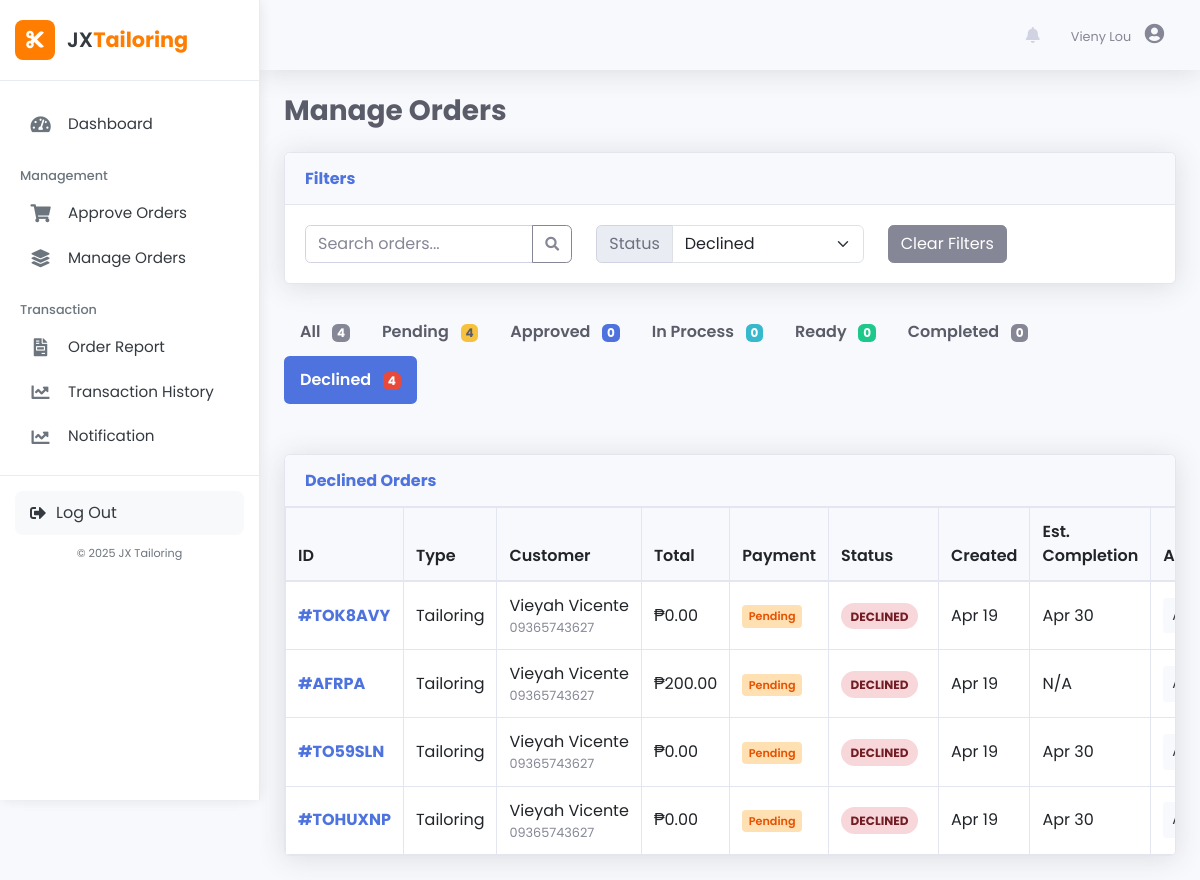
Screenshot of /staff/manage_orders.php?status=declined (signed in) with the database file from the repository.
### tables this page shows
CREATE TABLE `orders` (
  `order_id` varchar(10) NOT NULL,
  `customer_id` int(11) NOT NULL,
  `order_type` enum('tailoring','sublimation') NOT NULL,
  `total_amount` decimal(10,2) NOT NULL,
  `downpayment_amount` decimal(10,2) NOT NULL,
  `payment_method` enum('cash','gcash') NOT NULL,
  `payment_status` enum('pending','downpayment_paid','fully_paid') DEFAULT 'pending',
  `order_status` enum('pending_approval','declined','approved','in_process','ready_for_pickup','completed') DEFAULT 'pending_approval',
  `staff_id` int(11) DEFAULT NULL,
  `manager_id` int(11) DEFAULT NULL,
  `notes` text DEFAULT NULL,
  `created_at` timestamp NOT NULL DEFAULT current_timestamp(),
  `updated_at` timestamp NOT NULL DEFAULT current_timestamp() ON UPDATE current_timestamp()
);

CREATE TABLE `customers` (
  `customer_id` int(11) NOT NULL,
  `username` varchar(50) NOT NULL,
  `password` varchar(255) NOT NULL,
  `email` varchar(100) NOT NULL,
  `first_name` varchar(50) NOT NULL,
  `last_name` varchar(50) NOT NULL,
  `phone_number` varchar(20) DEFAULT NULL,
  `address` text DEFAULT NULL,
  `created_at` timestamp NOT NULL DEFAULT current_timestamp(),
  `updated_at` timestamp NOT NULL DEFAULT current_timestamp() ON UPDATE current_timestamp()
);

### staff/manage_orders.php (the view, shortened to what the rows shown need)
<?php
include '../db.php';
$status_filter = isset($_GET['status']) ? $_GET['status'] : 'all';
$page = isset($_GET['page']) ? (int)$_GET['page'] : 1;
$records_per_page = 10;
$offset = ($page - 1) * $records_per_page;
$where_clauses = [];
$params = [];
$types = "";
if ($status_filter != 'all') {
    $where_clauses[] = "o.order_status = ?";
    $params[] = $status_filter;
    $types .= "s";
}
$where_clause = !empty($where_clauses) ? "WHERE " . implode(" AND ", $where_clauses) : "";
$query = "SELECT o.*, c.first_name, c.last_name, c.email, c.phone_number,
         CASE
            WHEN o.order_type = 'sublimation' THEN s.completion_date
            WHEN o.order_type = 'tailoring' THEN t.completion_date
            ELSE NULL
         END AS completion_date
         FROM orders o
         LEFT JOIN customers c ON o.customer_id = c.customer_id
         LEFT JOIN sublimation_orders s ON o.order_id = s.order_id AND o.order_type = 'sublimation'
         LEFT JOIN tailoring_orders t ON o.order_id = t.order_id AND o.order_type = 'tailoring'
         $where_clause
         ORDER BY
            CASE
                WHEN o.order_status = 'pending_approval' THEN 1
                WHEN o.order_status = 'approved' THEN 2
                WHEN o.order_status = 'in_process' THEN 3
                WHEN o.order_status = 'ready_for_pickup' THEN 4
                WHEN o.order_status = 'completed' THEN 5
                ELSE 6
            END,
            o.created_at DESC
         LIMIT ?, ?";
$stmt = mysqli_prepare($conn, $query);
if (!empty($params)) {
    $types .= "ii";
    $params[] = $offset;
    $params[] = $records_per_page;
    mysqli_stmt_bind_param($stmt, $types, ...$params);
} else {
    mysqli_stmt_bind_param($stmt, "ii", $offset, $records_per_page);
}
mysqli_stmt_execute($stmt);
$result = mysqli_stmt_get_result($stmt);
?>
<!DOCTYPE html>
<html lang="en">
<head>
    <link href="https://cdn.jsdelivr.net/npm/bootstrap@5.3.0/dist/css/bootstrap.min.css" rel="stylesheet">
    <link href="vendor/fontawesome-free/css/all.min.css" rel="stylesheet">
    <link href="css/sb-admin-2.min.css" rel="stylesheet">
</head>
<body id="page-top">
    <div id="wrapper">
        <?php include 'sidebar.php'; ?>
        <div id="content-wrapper" class="d-flex flex-column">
            <div id="content">
                <nav class="navbar navbar-expand navbar-light topbar mb-4 static-top shadow">
                    <ul class="navbar-nav ml-auto">
                        <?php include 'notification.php'; ?>
                    </ul>
                </nav>
                <div class="container-fluid">
                    <div class="d-sm-flex align-items-center justify-content-between mb-4">
                        <h1 class="h3 mb-0 text-gray-800 font-weight-bold">
                            Manage Orders
                        </h1>
                    </div>
                    <div class="card shadow mb-4">
                        <div class="card-body p-0">
                            <?php if (mysqli_num_rows($result) > 0): ?>
                                <div class="table-responsive">
                                    <table class="table table-bordered table-hover mb-0">
                                        <thead>
                                            <tr>
                                                <th class="col-id">ID</th>
                                                <th class="col-type d-none d-md-table-cell">Type</th>
                                                <th class="col-customer">Customer</th>
                                                <th class="col-total d-none d-lg-table-cell">Total</th>
                                                <th class="col-payment">Payment</th>
                                                <th class="col-status">Status</th>
                                                <th class="col-created d-none d-md-table-cell">Created</th>
                                                <th class="col-completion d-none d-xl-table-cell">Est. Completion</th>
                                                <th class="col-actions">Actions</th>
                                            </tr>
                                        </thead>
                                        <tbody>
                                            <?php while ($order = mysqli_fetch_assoc($result)): ?>
                                                <tr class="order-row">
                                                    <td>
                                                        <a href="view_order.php?id=<?php echo htmlspecialchars($order['order_id']); ?>" class="font-weight-bold">
                                                            #<?php echo htmlspecialchars($order['order_id']); ?>
                                                        </a>
                                                    </td>
                                                    <td class="d-none d-md-table-cell">
                                                        <?php echo ucfirst(htmlspecialchars($order['order_type'])); ?>
                                                    </td>
                                                    <td>
                                                        <div class="text-truncate-custom"><?php echo htmlspecialchars($order['first_name'] . ' ' . $order['last_name']); ?></div>
                                                        <small class="text-muted d-block text-truncate-custom"><?php echo htmlspecialchars($order['phone_number']); ?></small>
                                                    </td>
                                                    <td class="d-none d-lg-table-cell">₱<?php echo number_format($order['total_amount'], 2); ?></td>
                                                    <td>
                                                        <?php
                                                        $payment_class = '';
                                                        switch ($order['payment_status']) {
                                                            case 'pending':
                                                                $payment_class = 'payment-pending';
                                                                break;
                                                        }
                                                        $payment_status = str_replace('_', ' ', ucwords($order['payment_status']));
                                                        ?>
                                                        <span class="payment-badge <?php echo $payment_class; ?>">
                                                            <?php echo $payment_status; ?>
                                                        </span>
                                                    </td>
                                                    <td>
                                                        <?php
                                                        $status_class = '';
                                                        switch ($order['order_status']) {
                                                            case 'declined':
                                                                $status_class = 'status-declined';
                                                                $status_text = 'Declined';
                                                                break;
                                                        }
                                                        ?>
                                                        <span class="status-badge <?php echo $status_class; ?>">
                                                            <?php echo $status_text; ?>
                                                        </span>
                                                    </td>
                                                    <td class="d-none d-md-table-cell">
                                                        <?php echo date('M d', strtotime($order['created_at'])); ?>
                                                    </td>
                                                    <td class="d-none d-xl-table-cell">
                                                        <?php
                                                        if ($order['completion_date']) {
                                                            echo date('M d', strtotime($order['completion_date']));
                                                        } else {
                                                            echo 'N/A';
                                                        }
                                                        ?>
                                                    </td>
                                                    <td>
                                                        <div class="dropdown">
                                                            <button class="btn btn-sm btn-light dropdown-toggle btn-responsive" type="button" id="actionDropdown<?php echo $order['order_id']; ?>" data-bs-toggle="dropdown" aria-expanded="false">
                                                            </button>
                                                        </div>
                                                    </td>
                                                </tr>
                                            <?php endwhile; ?>
                                        </tbody>
                                    </table>
                                </div>
                            <?php endif; ?>
                        </div>
                    </div>
                </div>
            </div>
        </div>
    </div>
</body>
</html>

### rows the page displays
orders: order_id "TOK8AVY", order_type "Tailoring", customer.last_name "Vieyah Vicente", customer.phone_number "09365743627", total_amount "0.00", payment_status "Pending", order_status "DECLINED", created_at "Apr 19", completion_date "Apr 30"
orders: order_id "AFRPA", order_type "Tailoring", customer.last_name "Vieyah Vicente", customer.phone_number "09365743627", total_amount "200.00", payment_status "Pending", order_status "DECLINED", created_at "Apr 19", shows "N/A"
orders: order_id "TO59SLN", order_type "Tailoring", customer.last_name "Vieyah Vicente", customer.phone_number "09365743627", total_amount "0.00", payment_status "Pending", order_status "DECLINED", created_at "Apr 19", completion_date "Apr 30"
orders: order_id "TOHUXNP", order_type "Tailoring", customer.last_name "Vieyah Vicente", customer.phone_number "09365743627", total_amount "0.00", payment_status "Pending", order_status "DECLINED", created_at "Apr 19", completion_date "Apr 30"

### other values shown
$_SESSION['first_name'] "Vieny Lou"
$status_counts['all'] "4"
$status_counts['pending_approval'] "4"
$status_counts['approved'] "0"
$status_counts['in_process'] "0"
$status_counts['ready_for_pickup'] "0"
$status_counts['completed'] "0"
$status_counts['declined'] "4"
str_replace('_', ' ', $status_filter) "Declined"
